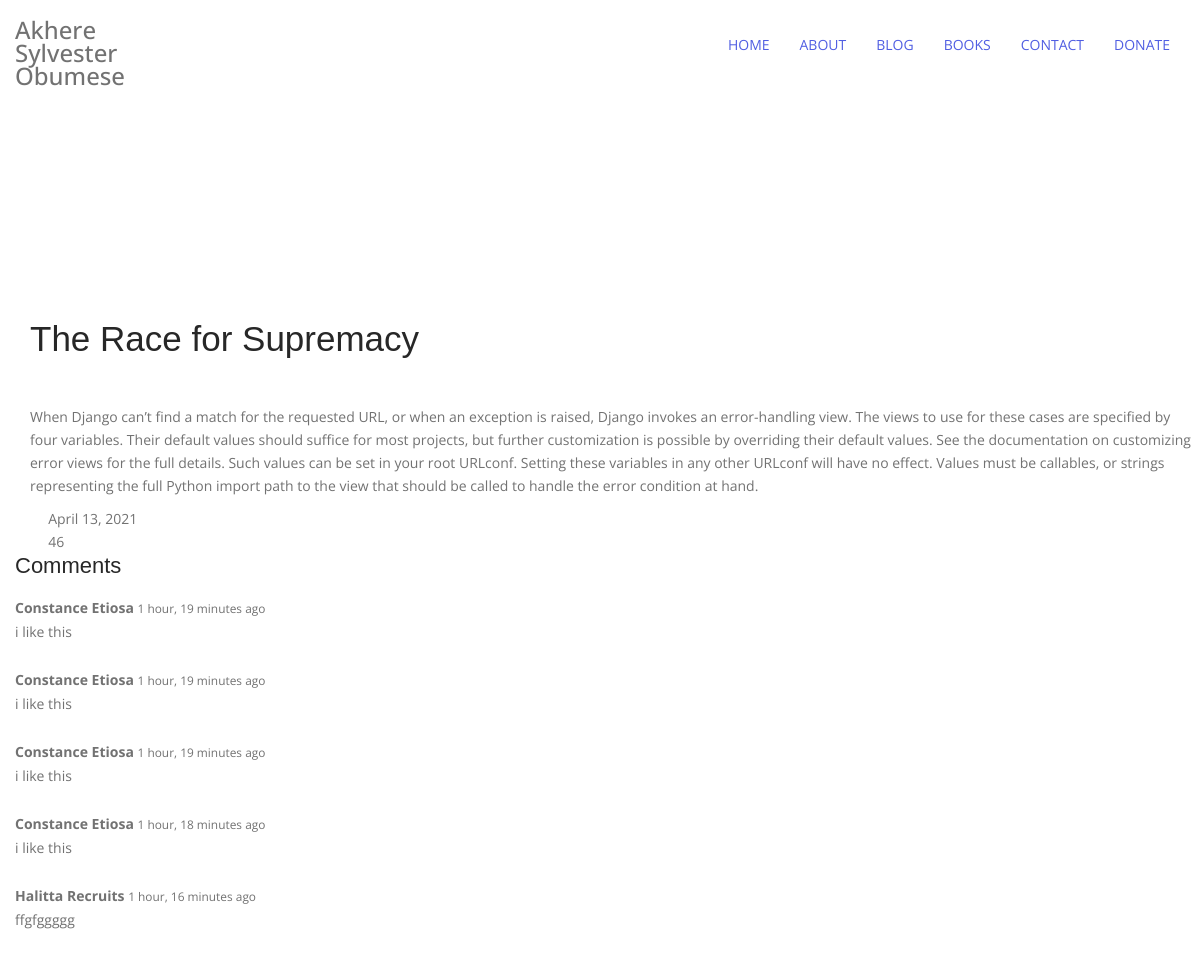
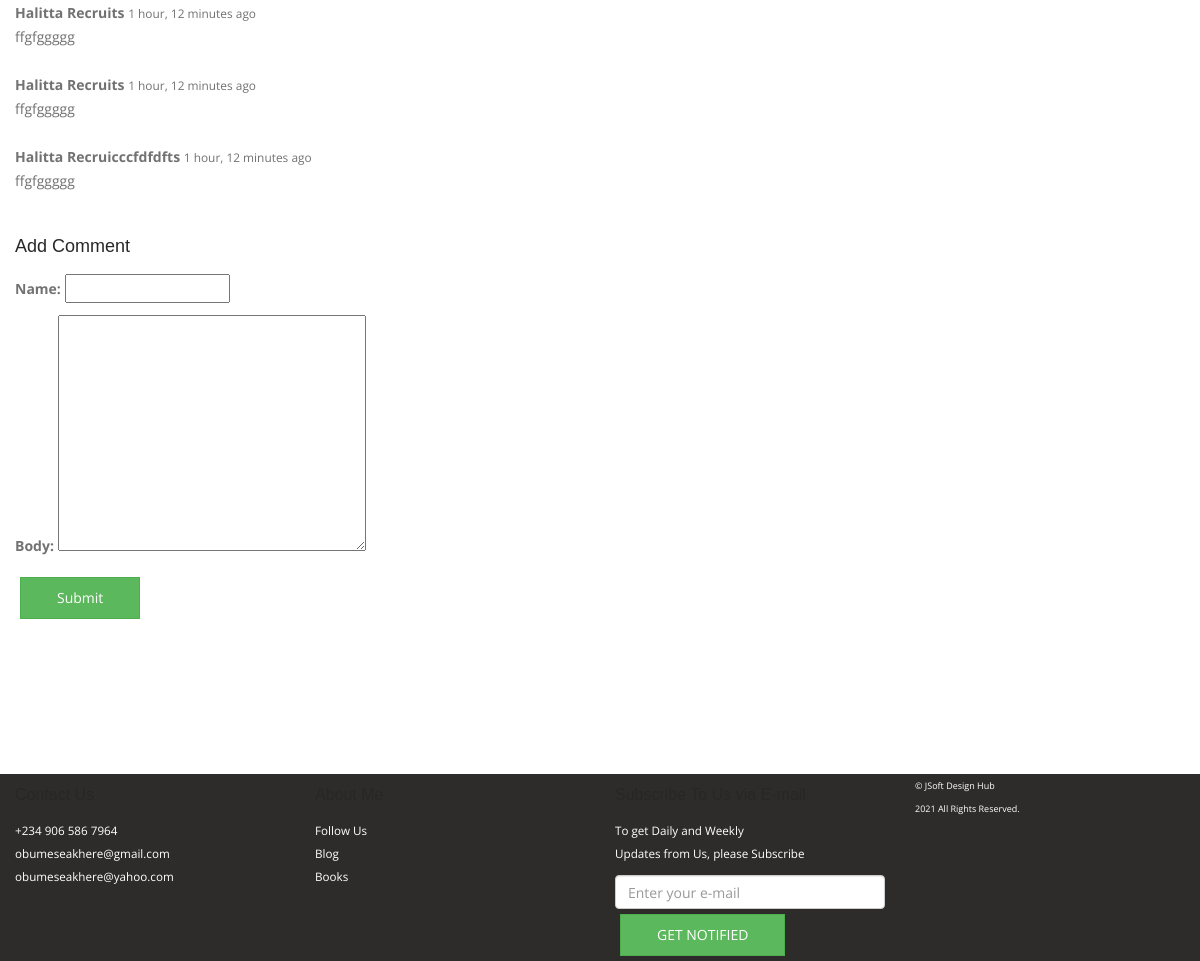
Screenshot of /race-supremacy/ with the database file from the repository (2 pictures, top to bottom).
### main/models.py (models this page shows)
class Blog(models.Model):
    title = models.CharField(max_length=100, unique=True)
    slug = models.SlugField(max_length=100, unique=True)
    body = models.TextField(blank=True, null=True)
    fimage = models.ImageField(upload_to="uploaded/")
    posted = models.DateField(db_index=True, auto_now_add=True)

class Comment(models.Model):
    post = models.ForeignKey(Blog, related_name='comments', on_delete=models.CASCADE)
    name = models.CharField(max_length=255)
    body = models.TextField()
    date_added = models.DateTimeField(auto_now_add=True)

### main/views.py (the view)
# urls.py: path('<slug:slug>/', views.view_post, name='view_post')
def view_post(request, slug):
    post = Blog.objects.get(slug=slug)
    if request.method == 'POST':
        form = CommentForm(request.POST)
        if form.is_valid():
            comment = form.save(commit=False)
            comment.post = post
            comment.save()
    else:
        form = CommentForm()
    return render(request, 'main/view_post.html', {'post': post, 'form': form})

### main/forms.py
class CommentForm(forms.ModelForm):
    class Meta:
        model = Comment
        fields = ('name', 'body')

### main/templates/main/view_post.html (shortened to what this page needs)
{% load static %}
<!doctype html>
<html lang="en">
  <head>
    <link rel="stylesheet" type="text/css" href=" {% static 'assets/js/bootstrap/bootstrap.min.css' %} ">
<link rel="stylesheet" href=" {% static 'assets/js/megamenu/stylesheets/screen.css' %}">
<link rel="stylesheet" href=" {% static 'assets/css/theme-default.css' %}" type="text/css">
<link rel="stylesheet" href=" {% static 'assets/js/loaders/stylesheets/screen.css' %}">
<link rel="stylesheet" href=" {% static 'assets/css/corporate.css' %} " type="text/css">
<link rel="stylesheet" href=" {% static 'assets/fonts/font-awesome/css/font-awesome.min.css' %}" type="text/css">
<link rel="stylesheet" type="text/css" href=" {% static 'assets/fonts/Simple-Line-Icons-Webfont/simple-line-icons.css' %}" media="screen" />
<link rel="stylesheet" href=" {% static 'assets/fonts/et-line-font/et-line-font.css' %} ">
<link rel="stylesheet" type="text/css" href=" {% static 'assets/js/revolution-slider/css/settings.css' %}">
<link rel="stylesheet" type="text/css" href=" {% static 'assets/js/revolution-slider/css/layers.css' %}">
<link rel="stylesheet" type="text/css" href=" {% static 'assets/js/revolution-slider/css/navigation.css' %}">
<link rel="stylesheet" href=" {% static 'assets/js/parallax/main.css' %}">
<link rel="stylesheet" type="text/css" href=" {% static 'assets/js/cubeportfolio/cubeportfolio.min.css' %} ">
<link href=" {% static 'assets/js/owl-carousel/owl.carousel.css' %}" rel="stylesheet">
<link href=" {% static 'assets/js/owl-carousel/owl.theme.css' %} " rel="stylesheet">
<link href=" {% static 'assets/js/tabs/css/responsive-tabs.css' %}" rel="stylesheet" type="text/css" media="all" />
<link rel="stylesheet" href=" {% static 'assets/fonts/pe-icon-7-stroke/css/pe-icon-7-stroke.css' %} ">
<link rel="stylesheet" href=" {% static 'assets/js/ytplayer/ytplayer.css' %}" />
<link href=" {% static 'assets/js/accordion/css/smk-accordion.css' %}" rel="stylesheet">
<link rel="stylesheet" href=" {% static 'assets/js/magnific-popup/magnific-popup.css'%} ">
<link rel="stylesheet" href=" {% static 'assets/fonts/pe-icon-7-stroke/css/pe-icon-7-stroke.css'%} ">
  </head>
  <body>
    <div class="wrapper-boxed ">
        <div class="site-wrapper">
            <div class="col-md-12 nopadding">
                <div class="header-section style1 pin-style">
                  <div class="container">
                     <div class="mod-menu">
                        <div class="row">
                        <div class="col-sm-2"> <a href=""  class="logo rehh style-2 title font-weight-5"> Akhere Sylvester Obumese </a> </div>
                        <div class="col-sm-10">
                        <div class="main-nav">
                      <div id="menu" class="collapse">
                        <ul class="nav navbar-nav ">
                       <li class="mega-menu active">  <a href="{% url 'index' %}">Home</a> </li>
                          <li class="active"> <a href="{% url 'about' %}">About</a></li>
                          <li class="active"> <a href="{% url 'blog' %}">Blog</a></li>
                          <li class="active"> <a href="{% url 'books' %}">Books</a></li>
                          <li class="active"> <a href="#contact">Contact</a></li>
                          <li class="active"> <a href="https://paystack.com/pay/3vj0voubfe">Donate</a></li>
                        </ul>
                      </div>
                    </div>
                  </div>
                </div>
              </div>
                  </div>
                </div>
            </div>
        </div>
    </div>
 <div class="container">
        <section class="sec-bpadding-2">
            <div class="container">
              <div class="row">
             <div class="col-sm-12">
                  <div class="sec-title-container text-center">
                    <h2 class="font-weight-6 less-mar-1 line-height-5"><br/>
                      </h2>
                  </div>
                </div>
                <div>
                    <div class="col-md-12 col-sm-12 col-xs-12">
                        <br>
                        <br>
                      <div class="text-box">
                        <h2 class="less-mar-1 title">{{ post.title }}</h2>
                        <br>
                        <br>
                       <p>{{ post.body | safe }}</p>
                       <div class="date-info-box">
                       <div class="box-left">
                       <i class="fa fa-calendar" aria-hidden="true"></i>&nbsp;
                        {{post.posted}}
                       </div>
                       <div class="box-right">
                       <i class="fa fa-comments-o" aria-hidden="true"></i>&nbsp; 46
                       </div>
                       </div>
                      </div>
                  </div>
                  <br>
                  <br>
                  <br>
                  <br>
                    <h4 class="subtitle"> Comments </h4>
                    {%for comment in post.comments.all %}
                    <article class="media">
                        <div class="media-content">
                            <p>
                                <strong>{{ comment.name }}</strong> <small>{{ comment.date_added|timesince }} ago</small>
                                <br>
                                {{ comment.body}}
                            </p>
                        </div>
                    </article>
                    {%empty%}
                    <div class="notification">
                        No Comments yet......
                    </div>
                {% endfor %}
                <br>
                <h5 class="subtitle">Add Comment</h5>
                <form method="POST" action=".">
                    {{ form.as_p }}
                    <div class="field">
                        <div class="control">
                            <button class="btn btn-success">Submit</button>
                        </div>
                    </div>
                </form>
                </div>
              </div>
            </div>
          </section>
 </div>
<footer class="container-fluid ft">
    <div class="row py-5">
        <div class="col-lg-3">
            <h6 id="contact">Contact Us</h6>
            <p>+234 906 586 7964<br>
            obumeseakhere@gmail.com<br>
            obumeseakhere@yahoo.com</p>
        </div>
        <div class="col-lg-3">
            <h6>About Me</h6>
            <p>Follow Us<br>
            Blog<br>
        Books</p>
        </div>
        <div class="col-lg-3">
            <h6>Subscribe To Us via E-mail</h6>
            <p>To get Daily and Weekly<br>
            Updates from Us, please Subscribe</p>
            <input type="email" placeholder="Enter your e-mail" class="form-control" id="exampleInputEmail1" aria-describedby="emailHelp">
				<button class="btn btn-success mt-1">GET NOTIFIED</button>
        </div>
        <div class="col-lg-3 mb-1">
            <p style="font-size: xx-small;">&copy;  JSoft Design Hub <br>2021 All Rights Reserved.</p>
        </div>
    </div>
</footer>
  </body>
</html>

### static/assets/js/megamenu/stylesheets/screen.css (style rules this page uses)
*:focus, button:focus, input:focus, *, input, button, *:active, input:active, button:active, .bootstrap-select .btn:focus, option { outline: none !important; outline: 0px !important; }
.header-section { font-family: 'Open Sans', sans-serif; background-color: #020203; padding-top: 5px; }
.header-section .container { max-width: 1200px; width: auto; }
.header-section .logo { display: inline-block; margin-top: 18px; }
.header-section .logo.style-2 { margin-top: 18px; }
.header-section .row { position: static; }
.header-section .row > * { position: static; }
.header-section .mod-menu { position: relative; z-index: 999; }
.header-section ul { list-style: none; padding: 0px; margin: 0 0 0 10px; }
.header-section ul li { text-transform: uppercase; position: relative; }
.header-section ul li a { color: #fff; background: none !important; padding: 30px 15px; text-decoration: none !important; }
.header-section ul li.active > a { color: #505ee2; }
.header-section ul li.mega-menu { position: static; }
.header-section #menu { float: right; }
.header-section .main-nav .nav { float: none; }
.header-section.style1 { position:relative; background-color:transparent; border-bottom:1px solid rgba(255, 255, 255, 0.2); }
.header-section.style1 ul li a { padding: 35px 15px; }
@media only screen and (min-width: 1001px) { .header-section { top: 0px; left: 0px; width: 100%; z-index: 999; padding-top:0px; padding-bottom:0px; } }
@media only screen and (min-width: 1001px) { .header-section.pin-style .mod-menu { border: none !important; } }
@media only screen and (min-width: 1001px) { .header-section ul li:hover > a, .header-section ul li.active > a { color: #505ee2; } }
@media only screen and (min-width: 1001px) { #menu { display: block; } }

### main/templates/main/view_post.html (style rules this page uses)
.ft { background-color:rgb(46, 43, 43); color: white; font-size: smaller; }
.rehh { font-size: x-large; font-weight: 500; width: fit-content; }

### rows the page displays
Blog: title "The Race for Supremacy", body "When Django can’t find a match for the requested URL, or when an exception is raised, Django invokes an error-handling view. The views to use for these cases are specified by four variables. Their default values should suffice for most projects, but further customization is possible by overriding their default values. See the documentation on customizing error views for the full details. Such values can be set in your root URLconf. Setting these variables in any other URLconf will have no effect. Values must be callables, or strings representing the full Python import path to the view that should be called to handle the error condition at hand.", posted "April 13, 2021"
Comment: name "Constance Etiosa", date_added "1 hour, 19 minutes", body "i like this"
Comment: name "Constance Etiosa", date_added "1 hour, 19 minutes", body "i like this"
Comment: name "Constance Etiosa", date_added "1 hour, 19 minutes", body "i like this"
Comment: name "Constance Etiosa", date_added "1 hour, 18 minutes", body "i like this"
Comment: name "Halitta Recruits", date_added "1 hour, 16 minutes", body "ffgfggggg"
Comment: name "Halitta Recruits", date_added "1 hour, 12 minutes", body "ffgfggggg"
Comment: name "Halitta Recruits", date_added "1 hour, 12 minutes", body "ffgfggggg"
Comment: name "Halitta Recruicccfdfdfts", date_added "1 hour, 12 minutes", body "ffgfggggg"
